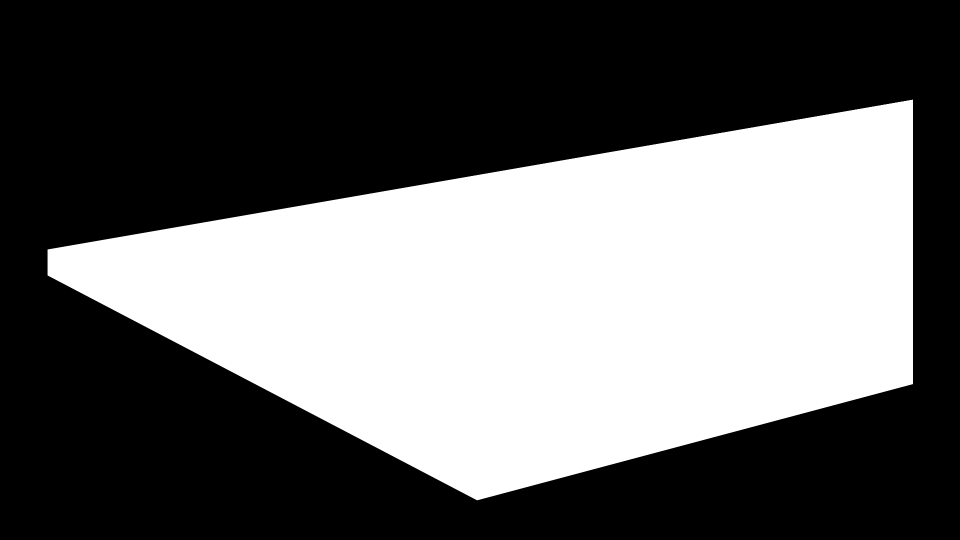
#> input picture analysis/demo/masks/fish.png, 1920 x 1080 px, found by its file name (shown at 1/2 size)
$ python detection_prototyping_std_dev_median.py
#> lines starting #> are read from the running program, lines starting #| are printed output that depends on the picture; after the words box and inside, x2 and y2 are one past the last pixel; in counts of white or black regions, pixels touching at a corner belong together; pictures that were not available may be replaced by others from this repository, and a replacement may not be noted
import cv2 as cv
import numpy as np
from matplotlib._cm import _jet_data
from matplotlib.colors import LinearSegmentedColormap

fish_area_mask = cv.imread("masks/fish.png", cv.IMREAD_GRAYSCALE)
#> fish_area_mask is the input picture: shape (1080, 1920); min 0, max 255, mean 102.5
full_area_mask = cv.imread("masks/full.png", cv.IMREAD_GRAYSCALE)
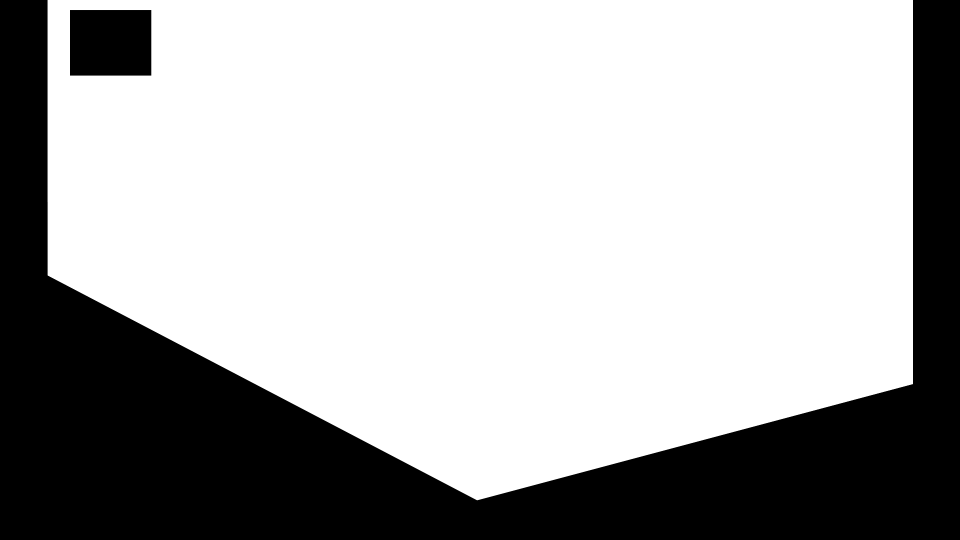
#> input picture analysis/demo/masks/full.png, 1920 x 1080 px, found by its file name (shown at 1/2 size)
#> full_area_mask is the input picture: shape (1080, 1920); min 0, max 255, mean 174.2
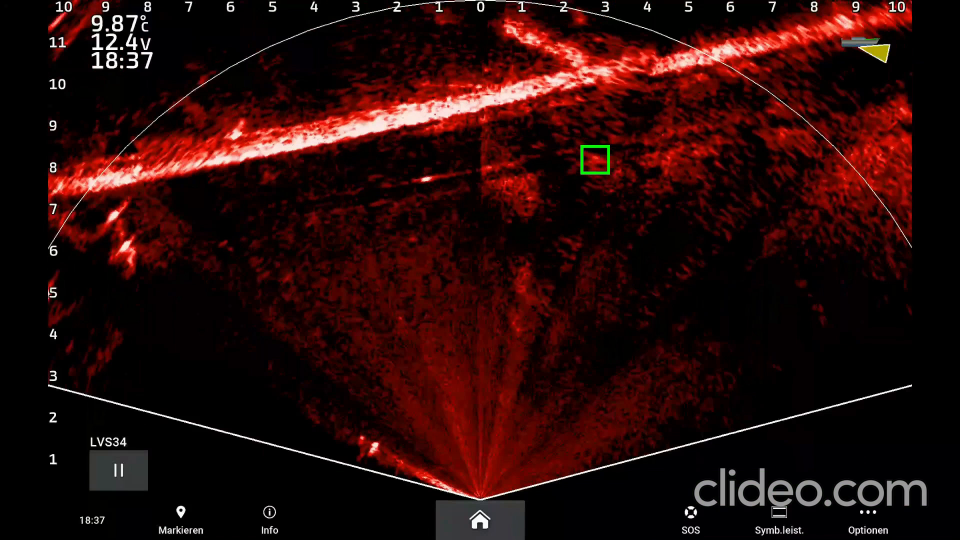
#> input picture frame 4 of tests/data/raw/videos/trimmed_video_minimal.mp4, 1920 x 1080 px, given in place of Schwarm_einzel_jet_to_gray_real.mp4, which was not available (shown at 1/2 size)
#> further down, frame is the input picture: shape (1080, 1920, 3); mean B, G, R 9.2, 10.5, 39.6


def map_RGB_to_GRAY(src, colormap=False):
#> called with colormap = False
    if colormap:
        out = convert_jet_to_grey(src)
    else:
        out = cv.cvtColor(src, cv.COLOR_BGR2GRAY)
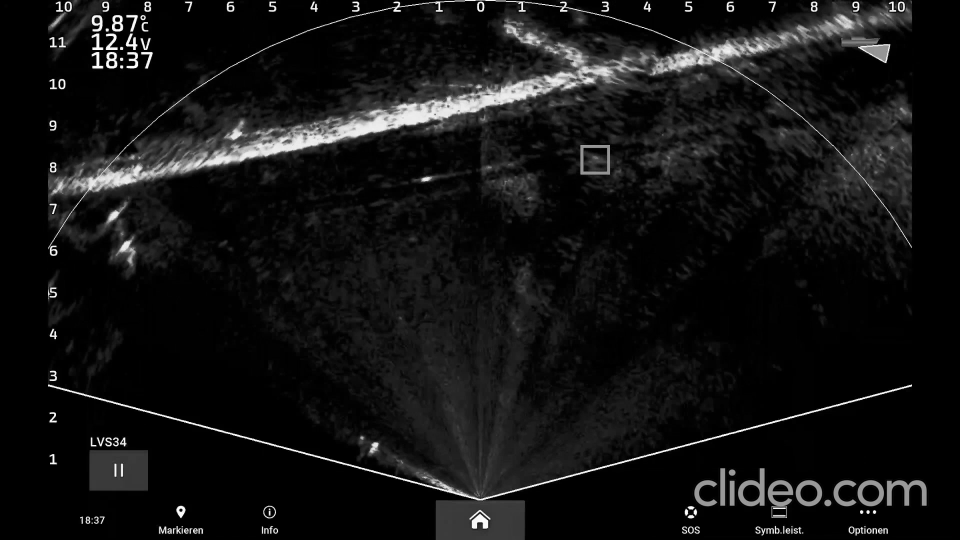
#> out: shape (1080, 1920) (shown at 1/2 size); min 0, max 255, mean 19
    return out


def blur_filter(src, kernel_size=10):
    out = cv.blur(src, (kernel_size, kernel_size))
    return out


def mask_regions(img, area="fish"):
#> called with area = 'full'
    masked = img
    if area == "fish":
        np.place(masked, fish_area_mask < 100, 0)
    elif area == "full":
        np.place(masked, full_area_mask < 100, 0)
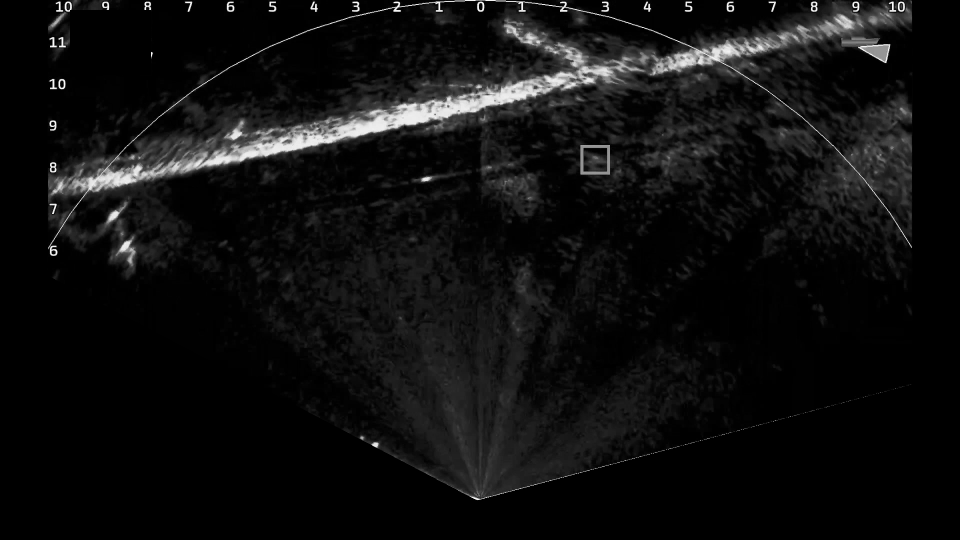
#> masked: shape (1080, 1920) (shown at 1/2 size); 7.08% of pixels changed, all inside (x1, y1, x2, y2) = (8, 0, 1904, 1080)
    return masked


def convert_jet_to_grey(img):
    (height, width) = img.shape[:2]

    cm = LinearSegmentedColormap("jet", _jet_data, N=2**8)
    # cm = colormaps['turbo'] swap with jet if you use turbo colormap instead

    cm._init()  # Must be called first. cm._lut data field created here

    FLANN_INDEX_KDTREE = 1
    index_params = dict(algorithm=FLANN_INDEX_KDTREE, trees=5)
    search_params = dict(checks=50)
    fm = cv.FlannBasedMatcher(index_params, search_params)

    # JET, BGR order, excluding special palette values (>= 256)
    fm.add(255 * np.float32([cm._lut[:256, (2, 1, 0)]]))  # jet
    fm.train()

    # look up all pixels
    query = img.reshape((-1, 3)).astype(np.float32)
    matches = fm.match(query)

    # statistics: `result` is palette indices ("grayscale image")
    output = np.uint16([m.trainIdx for m in matches]).reshape(height, width)
    result = np.where(output < 256, output, 0).astype(np.uint8)
    # dist = np.uint8([m.distance for m in matches]).reshape(height, width)

    return result  # , dist uncomment if you wish accuracy image


if __name__ == "__main__":
    recording_file = "../recordings/Schwarm_einzel_jet_to_gray_real.mp4"
    # recording_file = "recordings/new_settings/22-11-14_start_15-21-23_crop.mp4"
    output_file = (
        "../output/normed_120_10_std_dev_threshold_2_median_11_schwarm_temp.mp4"
    )
    # output_file = "output/normed_120.mp4"
    # output_file = "output/normed_120_minus_10.mp4"
    # output_file = "output/normed_120_10_std_dev_threshold_2.mp4"

    cap = cv.VideoCapture(recording_file)
    frame_by_frame = False
    previous_img = False

    # grab the width, height, and fps of the frames in the video stream.
    frame_width = int(cap.get(cv.CAP_PROP_FRAME_WIDTH))
    frame_height = int(cap.get(cv.CAP_PROP_FRAME_HEIGHT)) * 2
    fps = int(cap.get(cv.CAP_PROP_FPS))
    print(fps)

    # initialize the FourCC and a video writer object
    fourcc = cv.VideoWriter_fourcc("m", "p", "4", "v")
    output = cv.VideoWriter(output_file, fourcc, fps, (frame_width, frame_height))

    buffer = None
    last_frame = None
    frame_no = 0
    frames_total = 20 * 3 * 60 + 10 * 20
    while cap.isOpened():
        ret, frame = cap.read()
        # if frame is read correctly ret is True
        if not ret:
            print("Can't receive frame (stream end?). Exiting ...")
            break

        # WORK ON THE INDIVIDUAL FRAME
        gray = map_RGB_to_GRAY(frame)
        gray = mask_regions(gray, area="full")
        # gray = blur_filter(gray, kernel_size=5)
        # median = cv.medianBlur(gray, 11)

        # Filter duplicate frames --> messes with the time dimension
        frame_no += 1
        # [8 lines of commented-out code are left out]
        last_frame = gray

        # FRAME MERGING
        if buffer is None:
            buffer = gray[:, :, np.newaxis]
        else:
            buffer = np.concatenate((gray[..., np.newaxis], buffer), axis=2)
        max_frames = 120
        if buffer.shape[2] > max_frames:
            buffer = buffer[:, :, :max_frames]
        elif buffer.shape[2] < max_frames:
            # Only do calculations once there is enough data
            cv.imshow("frame", gray)
            continue

        # current_avg = np.mean(buffer[:, :, :15], axis=2).astype('uint8')
        # noise_avg = np.mean(buffer[:, :, 15:], axis=2).astype('uint8')
        mean_img = np.mean(buffer[:, :, :], axis=2).astype("uint8")
        current_img = np.mean(buffer[:, :, :10], axis=2).astype("uint8")
        std_dev = np.std(buffer, axis=2).astype("uint8")

        normed = abs(current_img - mean_img) + 125
        # Threshold normed image - change has to be above a certain value / relative to std-dev of that pixel?
        normed[abs(normed.astype("int8") - 125) < 2 * std_dev] = 125

        # Filter
        # std_dev[std_dev < 20] = 0
        normed = cv.medianBlur(normed, 11)

        # Differential
        # if previous_img is None:
        #     previous_img = avg_30
        # current_image = avg_30

        # diff_15_30 = (current_avg - noise_avg) + 125
        # diff = abs(current_image - previous_img) + 125

        # # Filter duplicate frames
        # if abs(np.mean(diff) - 125) < 0.1:
        #     continue

        # # Threshold diffs
        # diff[diff < 135] = 125

        # OUTPUT
        out = normed
        disp = np.concatenate((out, gray))

        cv.imshow("frame", disp)
        # previous_img = avg_30

        # Write a video
        disp = cv.cvtColor(disp, cv.COLOR_GRAY2BGR)
        output.write(disp)

        print(f"Processed {frame_no/frames_total*100} % of video.")

        # Play the video file
        if not frame_by_frame:
            usr_input = cv.waitKey(1)
        if usr_input == ord(" "):
            if cv.waitKey(0) == ord(" "):
                frame_by_frame = True
            else:
                frame_by_frame = False
            print("Press any key to continue ... ")
        if usr_input == ord("q"):
            break

    cap.release()
    output.release()
    cv.destroyAllWindows()
